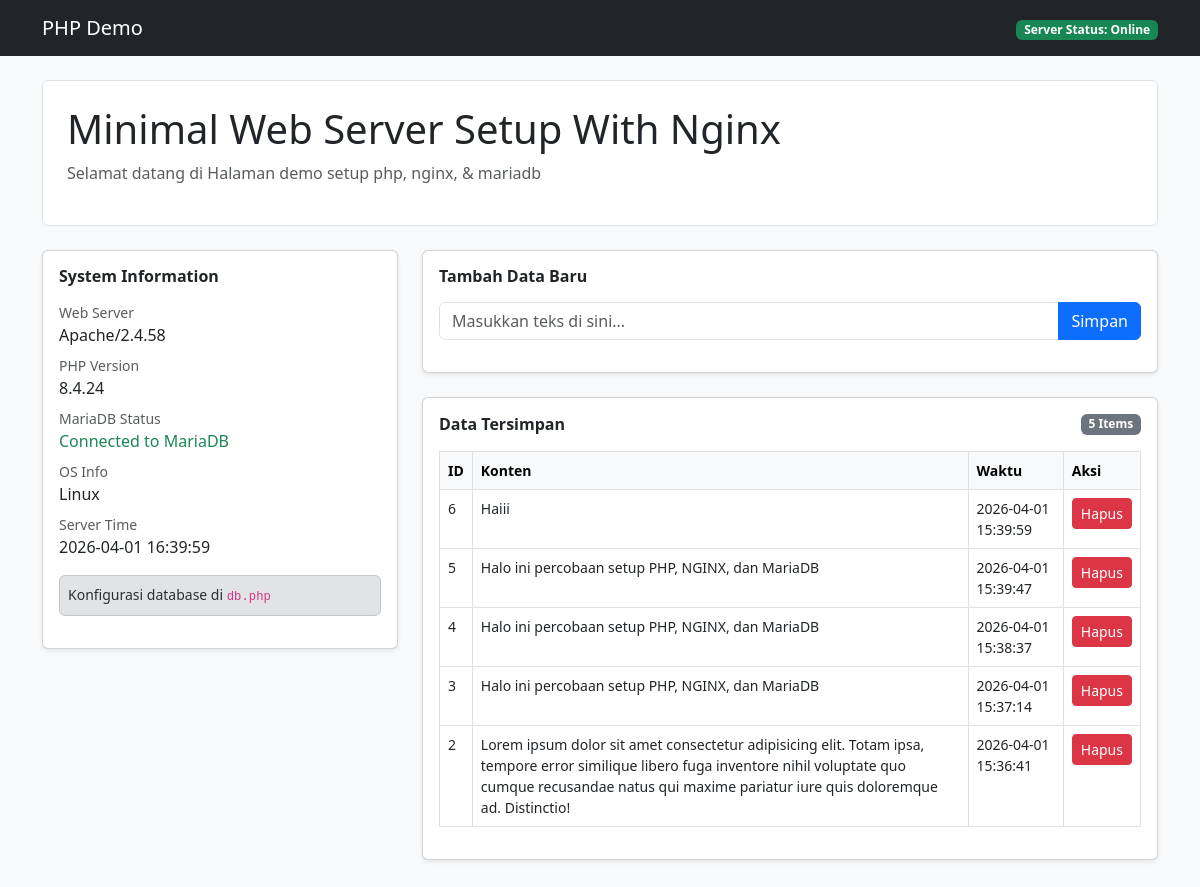
The page / on the database its author committed.
### tables this page shows
CREATE TABLE `entries` (
  `id` int(11) NOT NULL,
  `content` text NOT NULL,
  `created_at` timestamp NULL DEFAULT current_timestamp()
);

### db.php (called while the page is built, shortened)
<?php
$host = 'db';
$user = 'user_app';
$pass = 'password_app';
$db   = 'demo-php';
$conn = new mysqli($host, $user, $pass, $db);
if ($conn->connect_error) {
    $db_status = "Disconnected: " . $conn->connect_error;
    $db_connected = false;
} else {
    $db_status = "Connected to MariaDB";
    $db_connected = true;
}
?>

### index.php (the view, shortened to what this page needs)
<?php
include 'db.php';
$entries = [];
if ($db_connected) {
    $result = $conn->query("SELECT * FROM entries ORDER BY created_at DESC");
    if ($result) {
        while ($row = $result->fetch_assoc()) {
            $entries[] = $row;
        }
    }
}
$php_version = phpversion();
$server_software = $_SERVER['SERVER_SOFTWARE'];
$os_info = PHP_OS;
$server_time = date('Y-m-d H:i:s');
?>
<!DOCTYPE html>
<html lang="id">
<head>
    <link href="https://cdn.jsdelivr.net/npm/bootstrap@5.3.0/dist/css/bootstrap.min.css" rel="stylesheet">
</head>
<body class="bg-light">
    <nav class="navbar navbar-expand-lg navbar-dark bg-dark mb-4">
        <div class="container">
            <a class="navbar-brand" href="#">PHP Demo</a>
            <div class="ms-auto">
                <span class="badge bg-success">
                    Server Status: Online
                </span>
            </div>
        </div>
    </nav>
    <div class="container">
        <div class="p-4 mb-4 bg-white border rounded">
            <h1>Minimal Web Server Setup With Nginx</h1>
            <p class="text-muted">Selamat datang di Halaman demo setup php, nginx, & mariadb</p>
        </div>
    </div>
    <div class="container pb-5">
        <div class="row">
            <div class="col-lg-4 col-md-5 mb-4">
                <div class="card shadow-sm">
                    <div class="card-body">
                        <h5 class="card-title h6 fw-bold mb-3">System Information</h5>
                        <div class="mb-2">
                            <small class="text-muted d-block">Web Server</small>
                            <span><?php echo $server_software; ?></span>
                        </div>
                        <div class="mb-2">
                            <small class="text-muted d-block">PHP Version</small>
                            <span><?php echo $php_version; ?></span>
                        </div>
                        <div class="mb-2">
                            <small class="text-muted d-block">MariaDB Status</small>
                            <span class="<?php echo $db_connected ? 'text-success' : 'text-danger'; ?>">
                                <?php echo $db_status; ?>
                            </span>
                        </div>
                        <div class="mb-2">
                            <small class="text-muted d-block">OS Info</small>
                            <span><?php echo $os_info; ?></span>
                        </div>
                        <div class="mb-2">
                            <small class="text-muted d-block">Server Time</small>
                            <span><?php echo $server_time; ?></span>
                        </div>
                        <div class="alert alert-secondary mt-3 small p-2">
                             Konfigurasi database di <code>db.php</code>
                        </div>
                    </div>
                </div>
            </div>
            <div class="col-lg-8 col-md-7">
                <div class="card shadow-sm mb-4">
                    <div class="card-body">
                        <h5 class="card-title h6 fw-bold mb-3">Tambah Data Baru</h5>
                        <form action="index.php" method="POST">
                            <div class="input-group mb-3">
                                <input type="text" name="content" class="form-control" placeholder="Masukkan teks di sini..." required>
                                <button type="submit" name="submit_entry" class="btn btn-primary">Simpan</button>
                            </div>
                        </form>
                    </div>
                </div>
                <div class="card shadow-sm">
                    <div class="card-body">
                        <div class="d-flex justify-content-between align-items-center mb-3">
                            <h5 class="card-title h6 fw-bold m-0">Data Tersimpan</h5>
                            <span class="badge bg-secondary"><?php echo count($entries); ?> Items</span>
                        </div>
                        <div class="table-responsive">
                            <table class="table table-bordered table-hover small">
                                <thead class="table-light">
                                    <tr>
                                        <th>ID</th>
                                        <th>Konten</th>
                                        <th>Waktu</th>
                                        <th>Aksi</th>
                                    </tr>
                                </thead>
                                <tbody>
                                    <?php if(empty($entries)): ?>
                                        <tr>
                                            <td colspan="4" class="text-center text-muted">Belum ada data.</td>
                                        </tr>
                                    <?php else: ?>
                                        <?php foreach($entries as $row): ?>
                                            <tr>
                                                <td><?php echo $row['id']; ?></td>
                                                <td><?php echo htmlspecialchars($row['content']); ?></td>
                                                <td><?php echo $row['created_at']; ?></td>
                                                <td>
                                                    <a href="index.php?delete_id=<?php echo $row['id']; ?>" class="btn btn-sm btn-danger" onclick="return confirm('Hapus?')">Hapus</a>
                                                </td>
                                            </tr>
                                        <?php endforeach; ?>
                                    <?php endif; ?>
                                </tbody>
                            </table>
                        </div>
                    </div>
                </div>
            </div>
        </div>
    </div>
</body>
</html>

### rows shown on the page
entries: id "6", content "Haiii", created_at "2026-04-01 15:39:59"
entries: id "5", content "Halo ini percobaan setup PHP, NGINX, dan MariaDB", created_at "2026-04-01 15:39:47"
entries: id "4", content "Halo ini percobaan setup PHP, NGINX, dan MariaDB", created_at "2026-04-01 15:38:37"
entries: id "3", content "Halo ini percobaan setup PHP, NGINX, dan MariaDB", created_at "2026-04-01 15:37:14"
entries: id "2", content "Lorem ipsum dolor sit amet consectetur adipisicing elit. Totam ipsa, tempore error similique libero fuga inventore nihil voluptate quo cumque recusandae natus qui maxime pariatur iure quis doloremque ad. Distinctio!", created_at "2026-04-01 15:36:41"

### other values the page prints
$server_software "Apache/2.4.58"
$php_version "8.4.24"
$db_status "Connected to MariaDB"
$os_info "Linux"
count($entries) "5"
